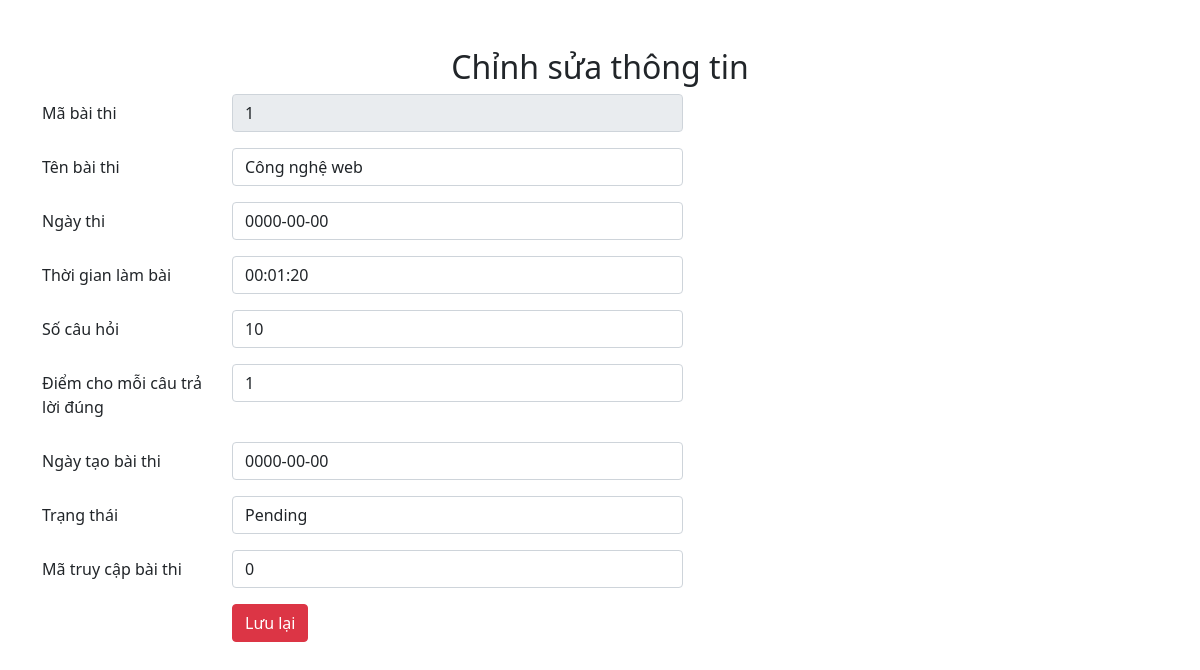
Page /sua.php?id=1 on the committed database.
### tables this page shows
CREATE TABLE `exams` (
  `id` int(11) NOT NULL,
  `exam_title` varchar(255) NOT NULL,
  `exam_datetime` date NOT NULL,
  `duration` time NOT NULL,
  `total_question` int(10) NOT NULL,
  `marks_per_right_answer` float NOT NULL,
  `created_on` date NOT NULL,
  `status` enum('Pending','Created','Started','Completed') NOT NULL,
  `exam_code` int(10) NOT NULL
);

### src/sua.php (the view)
<?php
    include 'same/header.php';
    include 'config.php';
    $ID = $_GET['id'];
    $sql = "SELECT * from  exams where id = '$ID'";
    $result_current = mysqli_query($conn, $sql);
    $row_current = mysqli_fetch_assoc($result_current);
?>
<main class= "container mt-5 ">
    <h2 class="mb-2 text-center">Chỉnh sửa thông tin</h2>
    <form action="ttsua.php?id=<?php echo $_GET['id']?>" method="post">
        <div class="mb-3 form-group row">
            <label for="id" class="col-sm-2 col-form-label">Mã bài thi </label>
            <div class="col-sm-5">
                <input type="text" disabled value="<?php echo $row_current['id'] ?>" class="form-control"  name="id">
            </div>
        </div>
        <div class="mb-3 row">
            <label for="exam_title" class="col-sm-2 col-form-label">Tên bài thi </label>
            <div class="col-sm-5">
                <input type="text" value="<?php echo $row_current['exam_title'] ?>" class="form-control"  name="exam_title">
            </div>
        </div>
        <div class="mb-3 row">
            <label for="exam_datetime" class="col-sm-2 col-form-label">Ngày thi</label>
            <div class="col-sm-5">
                <input type="text" value="<?php echo $row_current['exam_datetime'] ?>" class="form-control"  name="exam_datetime">
            </div>
        </div>
        <div class="mb-3 row">
            <label for="duration" class="col-sm-2 col-form-label">Thời gian làm bài</label>
            <div class="col-sm-5">
                <input type="text" value="<?php echo $row_current['duration'] ?>" class="form-control" name="duration">
            </div>
        </div>
        <div class="mb-3 row">
            <label for="total_question" class="col-sm-2 col-form-label">Số câu hỏi </label>
            <div class="col-sm-5">
                <input type="text" value="<?php echo $row_current['total_question'] ?>" class="form-control"  name="total_question">
            </div>
        </div>
        <div class="mb-3 row">
            <label for="marks_per_right_answer" class="col-sm-2 col-form-label">Điểm cho mỗi câu trả lời đúng </label>
            <div class="col-sm-5">
                <input type="text" value="<?php echo $row_current['marks_per_right_answer'] ?>" class="form-control"  name="marks_per_right_answer">
            </div>
        </div>
        <div class="mb-3 row">
            <label for="created_on" class="col-sm-2 col-form-label">Ngày tạo bài thi </label>
            <div class="col-sm-5">
                <input type="text" value="<?php echo $row_current['created_on'] ?>" class="form-control"  name="created_on">
            </div>
        </div>
        <div class="mb-3 row">
            <label for="status" class="col-sm-2 col-form-label">Trạng thái </label>
            <div class="col-sm-5">
                <input type="text" value="<?php echo $row_current['status'] ?>" class="form-control" name="status">
            </div>
        </div>
        <div class="mb-3 row">
            <label for="exam_code" class="col-sm-2 col-form-label">Mã truy cập bài thi </label>
            <div class="col-sm-5">
                <input type="exam_code" value="<?php echo $row_current['exam_code'] ?>" class="form-control" name="exam_code">
            </div>
        </div>
        <div class="form-group row">
            <label for="btn" class="col-sm-2 col-form-label"></label>
            <div class="col-sm-10">
                <button type="submit" class="btn btn-danger">Lưu lại</button>
            </div>
        </div>
    </form>
</main>
<?php
include 'same/footer.php';
?>

### rows in the picture
exams: id "1", exam_title "Công nghệ web", exam_datetime "0000-00-00", duration "00:01:20", total_question "10", marks_per_right_answer "1", created_on "0000-00-00", status "Pending", exam_code "0"
